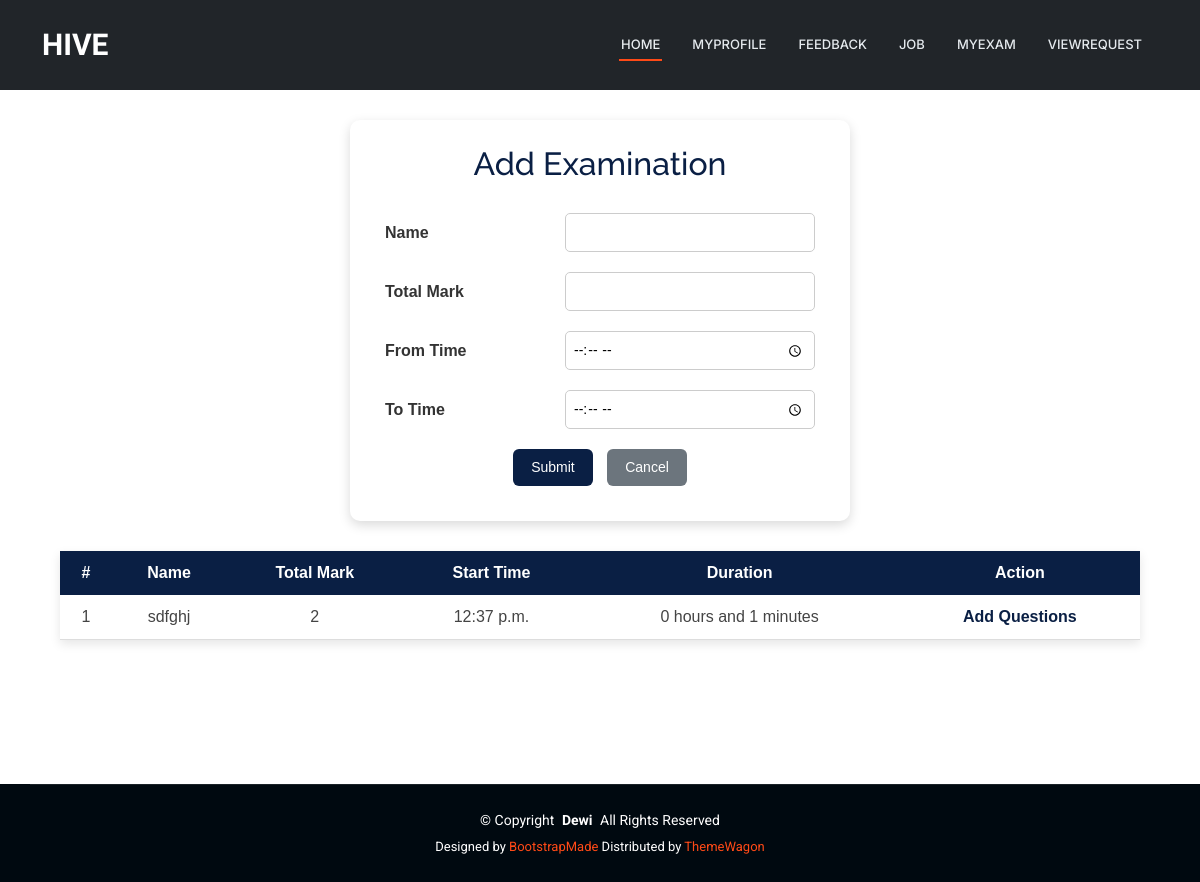
The app's page /JobProvider/examinationdetails/2 with its own data.
### JobProvider/models.py (models this page shows)
class tbl_examination(models.Model):
    examination_name=models.CharField(max_length=50)
    examination_mark=models.CharField(max_length=50)
    examination_time=models.CharField(max_length=50)
    examination_status = models.IntegerField(default=0)
    time = models.TimeField(null=True)
    start_time = models.TimeField(null=True)
    job=models.ForeignKey(tbl_job,on_delete=models.CASCADE,null=True)

### JobProvider/views.py (the view, shortened to what this page needs)
# urls.py: path('examinationdetails/<int:id>',views.examinationdetails,name='examinationdetails'),
def examinationdetails(request, id):
    exm=tbl_examination.objects.filter(job=id,examination_status=0)
    return render(request,'JobProvider/Exam.html',{'result':exm})

### JobProvider/Templates/JobProvider/Exam.html (shortened to what this page needs)
{% extends 'JobProvider/Header.html' %}
{% block content %}
<div class="jp-exam-wrapper">
    <div class="jp-exam-card">
        <h2>Add Examination</h2>
        <form action="" method="post" enctype="multipart/form-data">
            <table class="jp-exam-form-table">
                <tr>
                    <td>Name</td>
                    <td>
                        <input
                            type="text"
                            name="txt_name"
                            class="jp-exam-input"
                            required
                            pattern="^[A-Z]+[a-zA-Z ]*$"
                            title="Name Allows Only Alphabets, Spaces and First Letter Must Be Capital">
                    </td>
                </tr>
                <tr>
                    <td>Total Mark</td>
                    <td>
                        <input
                            type="text"
                            name="txt_qno"
                            class="jp-exam-input"
                            required>
                    </td>
                </tr>
                <tr>
                    <td>From Time</td>
                    <td>
                        <input
                            type="time"
                            name="txt_ftime"
                            class="jp-exam-input"
                            required>
                    </td>
                </tr>
                <tr>
                    <td>To Time</td>
                    <td>
                        <input
                            type="time"
                            name="txt_ttime"
                            class="jp-exam-input"
                            required>
                    </td>
                </tr>
                <tr>
                    <td colspan="2" align="center">
                        <input type="submit" value="Submit" class="jp-exam-btn">
                        <input type="reset" value="Cancel" class="jp-exam-btn jp-exam-cancel">
                    </td>
                </tr>
            </table>
        </form>
    </div>
    <table class="jp-exam-table">
        <tr>
            <th>#</th>
            <th>Name</th>
            <th>Total Mark</th>
            <th>Start Time</th>
            <th>Duration</th>
            <th>Action</th>
        </tr>
        {% for i in result %}
        <tr>
            <td>{{ forloop.counter }}</td>
            <td>{{ i.examination_name }}</td>
            <td>{{ i.examination_mark }}</td>
            <td>{{ i.start_time }}</td>
            <td>{{ i.examination_time }}</td>
            <td>
                <a href="{% url 'JobProvider:addquestions' i.id %}" class="jp-exam-link">
                    Add Questions
                </a>
            </td>
        </tr>
        {% endfor %}
    </table>
</div>
{% endblock %}

### Guest/static/Main/assets/css/main.css (style rules this page uses)
:root { --default-font: "Roboto", system-ui, -apple-system, "Segoe UI", Roboto, "Helvetica Neue", Arial, "Noto Sans", "Liberation Sans", sans-serif, "Apple Color Emoji", "Segoe UI Emoji", "Segoe UI Symbol", "Noto Color Emoji"; --heading-font: "Raleway", sans-serif; --nav-font: "Inter", sans-serif; }
:root { --background-color: #ffffff; --default-color: #444444; --heading-color: #273d4e; --accent-color: #ff4a17; --surface-color: #ffffff; --contrast-color: #ffffff; }
:root { --nav-color: #e5eaee; --nav-hover-color: #ff4a17; --nav-mobile-background-color: #ffffff; --nav-dropdown-background-color: #ffffff; --nav-dropdown-color: #444444; --nav-dropdown-hover-color: #ff4a17; }
:root { scroll-behavior: smooth; }
body { color: var(--default-color); background-color: var(--background-color); font-family: var(--default-font); }
a { color: var(--accent-color); text-decoration: none; transition: 0.3s; }
h1, h2, h3, h4, h5, h6 { color: var(--heading-color); font-family: var(--heading-font); }

### JobProvider/Templates/JobProvider/Exam.html (style rules this page uses)
.jp-exam-wrapper { width: 100%; display: flex; flex-direction: column; align-items: center; font-family: Arial, sans-serif; padding: 20px 0; }
.jp-exam-card { width: 500px; background-color: #ffffff; padding: 25px; border-radius: 10px; box-shadow: 0 4px 12px rgba(0, 0, 0, 0.15); margin-bottom: 30px; }
.jp-exam-card h2 { text-align: center; margin-bottom: 20px; color: #0a1f44; }
.jp-exam-form-table { width: 100%; border-collapse: collapse; }
.jp-exam-form-table td { padding: 10px; }
.jp-exam-form-table td:first-child { font-weight: bold; color: #333; width: 40%; }
.jp-exam-input { width: 100%; padding: 8px; font-size: 14px; border-radius: 5px; border: 1px solid #ccc; }
.jp-exam-btn { background-color: #0a1f44; color: #ffffff; border: none; padding: 8px 18px; border-radius: 6px; cursor: pointer; font-size: 14px; margin: 0 5px; transition: background-color 0.3s ease; }
.jp-exam-cancel { background-color: #6c757d; }
.jp-exam-table { width: 90%; border-collapse: collapse; background-color: #ffffff; box-shadow: 0 4px 10px rgba(0, 0, 0, 0.1); }
.jp-exam-table th { background-color: #0a1f44; color: #ffffff; padding: 10px; text-align: center; }
.jp-exam-table td { padding: 10px; text-align: center; border-bottom: 1px solid #ddd; }
.jp-exam-link { text-decoration: none; color: #0a1f44; font-weight: bold; }

### records on screen
tbl_examination: examination_name "sdfghj", examination_mark "2", start_time "12:37 p.m.", examination_time "0 hours and 1 minutes"
